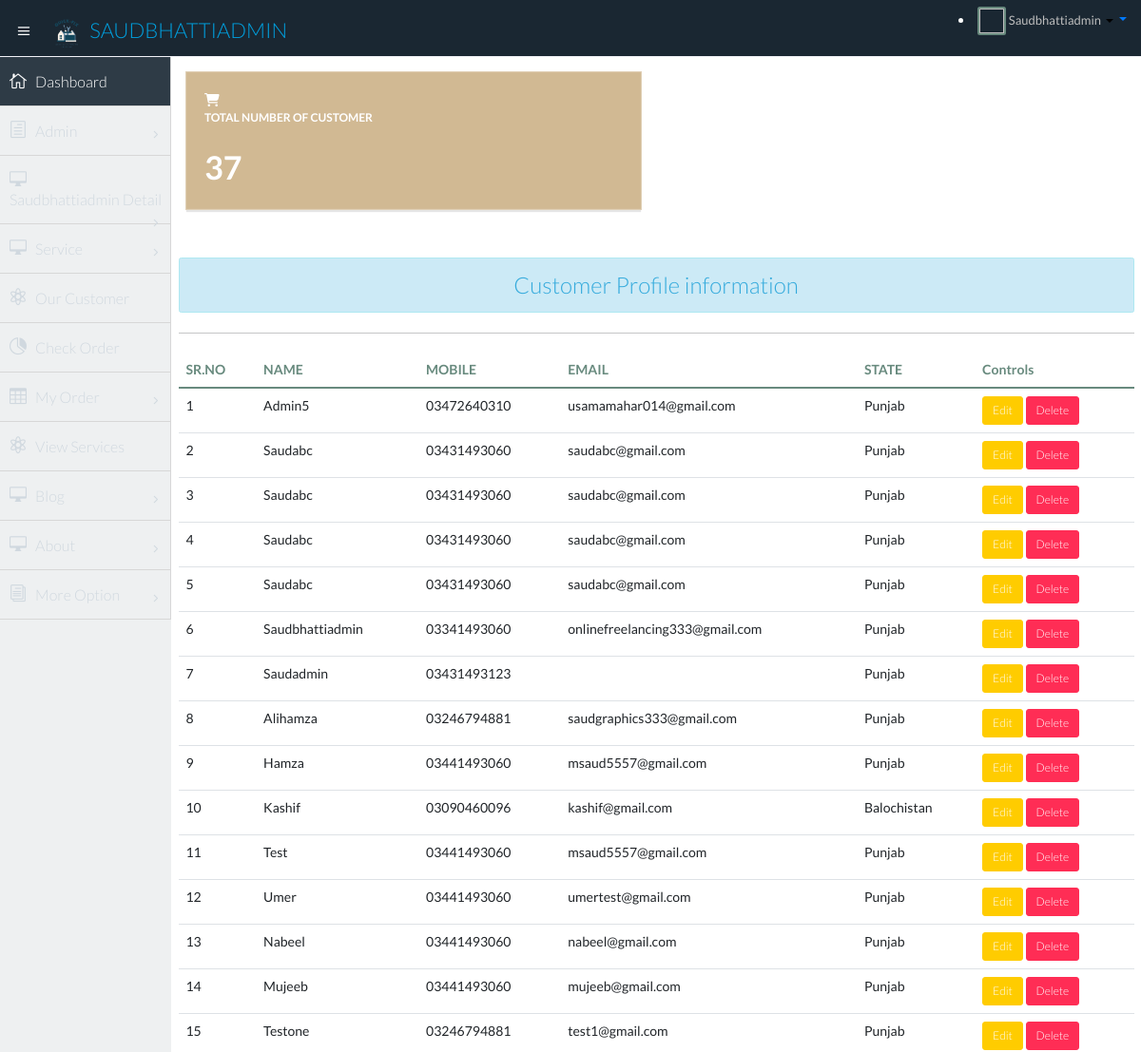
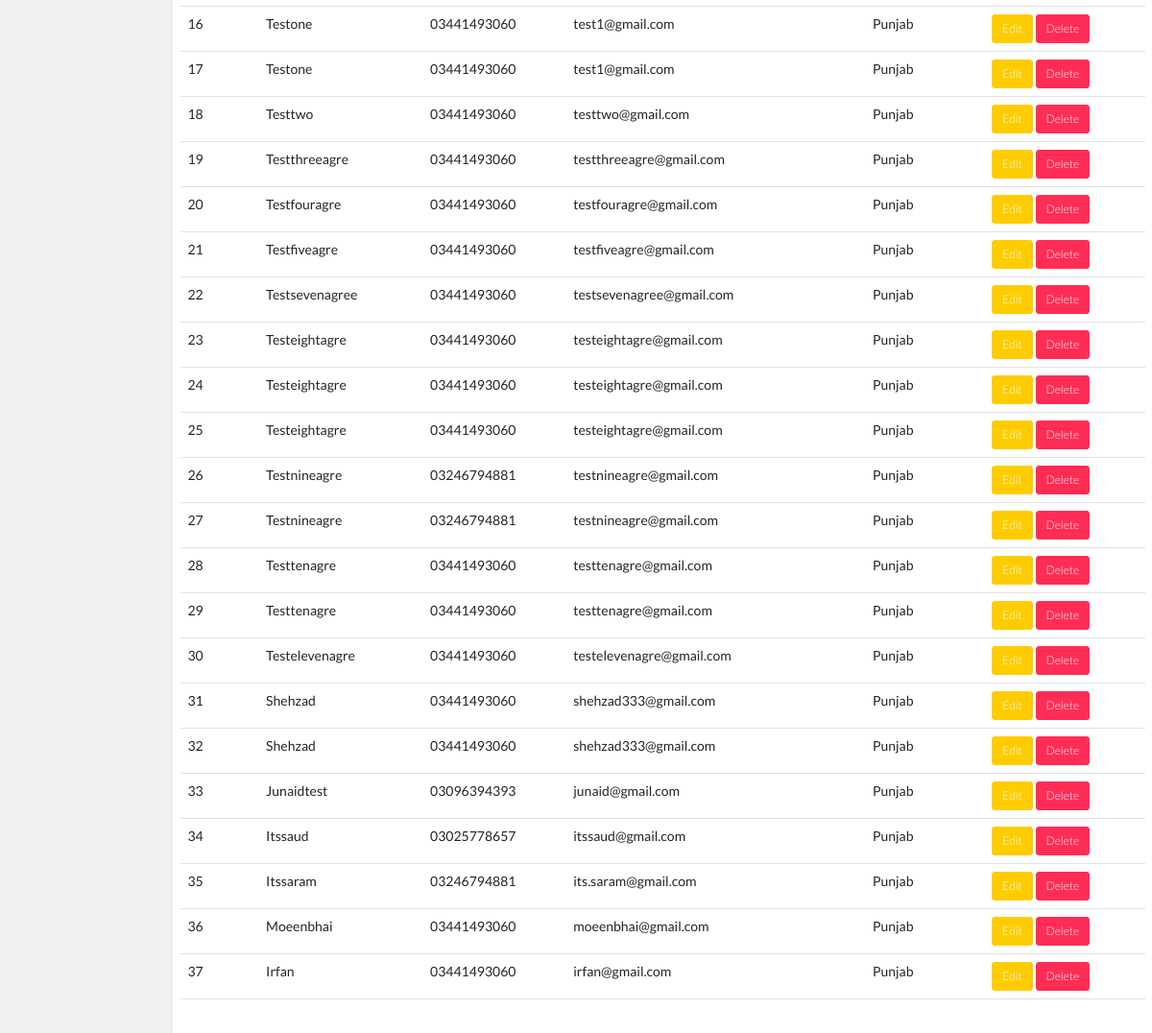
The page /adminviewcutomer/ (signed in) on the database its author committed (2 pictures, top to bottom).
### app/models.py (models this page shows, shortened)
class Customer(models.Model):
    user = models.ForeignKey(User ,on_delete=models.CASCADE)
    name = models.CharField(max_length=200)
    mobile = models.CharField(max_length=11 ,null=True, blank=True,validators=[pnumber])
    whatsapp_no =models.CharField(max_length=11,null=True, blank=True ,validators=[pnumber])
    phone_no = models.CharField(max_length=11,null=True, blank=True,validators=[pnumber])
    Address = models.CharField(max_length=200)
    Cnic=models.CharField(max_length=13, null=True, blank=True,validators=[rgcnic])
    postelcode = models.CharField(max_length=5,null=True, blank=True, validators=[rgpost])
    city = models.CharField(max_length=70,null=True, blank=True, validators=[rgname])
    state = models.CharField(choices=state_choice, max_length=200)
    email = models.EmailField(max_length=200)
    customer_image1 = models.ImageField(upload_to='productimg')

### app/views.py (the view)
# urls.py: path('adminviewcutomer/', views.adminviewcutomer, name="adminviewcutomer"),
@login_required
def adminviewcutomer(request):
    customer = Customer.objects.all()
    customers = Customer.objects.count()
    take_order=OrderPlaced.objects.annotate(Count('id')).count()
    return render(request, 'app/adminviewcutomer.html', {'form':  customer,'take_order':take_order, 'customers': customers })

### app/templates/app/adminviewcutomer.html (shortened to what this page needs)
{% extends 'app/dashbase.html' %}
{% load static %}
{% block main-content %}
 <section id="main-content">
    <section class="wrapper">
      <div class="row">
        <div class="col-lg-6 col-md-3 col-sm-12 col-xs-12">
          <div class="info-box brown-bg">
            <i class="fa fa-shopping-cart"></i>
            <div class="title">Total Number Of Customer</div>
            <div class="count">{{customers}}</div>
          </div>
        </div>
        </div>
        <div class="row">
          <div class="col-lg-12 col-md-12 bg-white" >
 <div class="row  ">
  <div class="">
   <h3 class="text-center  alert alert-info">Customer Profile information</h3>
   <hr>
{% if form%}
   <table class="table table-hover">
    <thead>
      <tr>
        <th scope="col">SR.NO</th>
        <th scope="col">NAME</th>
        <th scope="col">MOBILE</th>
        <th scope="col">EMAIL</th>
        <th scope="col">STATE</th>
        <th scope="col">Controls</th>
      </tr>
    </thead>
    <tbody>
    {%for st in form%}
      <tr>
        <td >{{forloop.counter}}</td>
         <td scope="row" class="text-capitalize">{{st.name}}</td>
         <td class="text-capitalize">{{st.mobile}}</td>
         <td class="">{{st.email}}</td>
         <td class="text-capitalize">{{st.state}}</td>
         <td>
       <a href="{% url 'updatecustomerbyadmin' st.id%}" class="btn btn-warning btn-sm">Edit</a>
       <form action="{% url 'delcustomeredit'  st.id%}" method="POST" class="d-inline">
       <input  type="submit" value="Delete" class="btn btn-danger btn-sm">
      </form>
    </td>
      </tr>
    {%endfor%}
    </tbody>
  </table>
    {%else%}
      <h4 class="text-center alert alert-danger">NO Record Found!!</h4>
{%endif%}
  </div>
</div>
</div>
</div>
</section>
</section>
{% endblock main-content %}

### app/templates/app/dashbase.html (shortened to what this page needs)
<!DOCTYPE html>
<html lang="en">
{% load static%}
<head>
    <link href="https://cdn.jsdelivr.net/npm/bootstrap@5.0.0-beta1/dist/css/bootstrap.min.css" rel="stylesheet">
    <link rel="stylesheet" href="{% static 'app/css/owl.carousel.min.css' %}">
    <link rel="stylesheet" href="{% static 'app/css/all.min.css' %}">
    <link rel="stylesheet" href="{% static 'app/css/style.css' %}">
  <link href="{% static 'css1/bootstrap.min.css'%}" rel="stylesheet">
  <link href="{% static 'css1/bootstrap-theme.css'%}" rel="stylesheet">
  <link href="{% static 'css1/elegant-icons-style.css'%}" rel="stylesheet" />
  <link href="{% static 'css1/font-awesome.min.css'%}" rel="stylesheet" />
  <link href="{% static 'assets/fullcalendar/fullcalendar/bootstrap-fullcalendar.css'%}" rel="stylesheet" />
  <link href="{% static 'assets/fullcalendar/fullcalendar/fullcalendar.css'%}" rel="stylesheet" />
  <link href="{% static 'assets/jquery-easy-pie-chart/jquery.easy-pie-chart.css1'%}" rel="stylesheet" type="text/css1" media="screen" />
  <link rel="stylesheet" href="{% static 'css1/owl.carousel.css'%}" type="text/css1">
  <link href="{% static  'css1/jquery-jvectormap-1.2.2.css'%}" rel="stylesheet">
  <link rel="stylesheet" href="{% static 'css1/fullcalendar.css' %}">
  <link href="{% static 'css1/widgets.css' %}" rel="stylesheet">
  <link href="{% static 'css1/style.css' %}" rel="stylesheet">
  <link href="{% static 'css1/style-responsive.css' %}" rel="stylesheet">
  <link href="{% static 'css1/xcharts.min.css' %}" rel=" stylesheet">
  <link href="{% static 'css1/jquery-ui-1.10.4.min.css' %}" rel="stylesheet">
</head>
<body class="bg-white text-dark">
<section id="container" class="">
  <header class="header dark-bg">
    <div class="toggle-nav">
      <div class="icon-reorder tooltips" data-original-title="Toggle Navigation" data-placement="bottom"><i class="icon_menu"></i></div>
    </div>
    <a href="" class="logo"><img src="{% static 'img/LOGOQF.png' %}" class="img-fluid   img-rounded" height="40px" width="40px" alt="logo"> <span class="lite">{{request.user}}</span></a>
    <div class="top-nav notification-row">
        <li class="dropdown">
          <a data-toggle="dropdown" class="dropdown-toggle" href="">
                          <span class="profile-ava">
                            <img alt="" class="rounded" height="30px" width="30px" src=" {{customer_img.customer_image1.url}}">
                          </span>
                          <span class="username text-capitalize">{{request.user}}</span>
                          <b class="caret"></b>
                      </a>
            {%if perms.ADMIN%}
            </li>
          {%endif%}
    </div>
  </header>
  <aside >
    <div id="sidebar" class="nav-collapse ">
      <ul class="sidebar-menu">
        <li class="active">
          <a class="" href="{% url 'count' %}">
                        <i class="icon_house_alt"></i>
                        <span>Dashboard</span>
                    </a>
        </li>
      {%if perms.ADMIN%}
         <li class="sub-menu">
          <a href="javascript:;" class="">
                        <i class="icon_document_alt"></i>
                        <span>Admin</span>
                         <span class="menu-arrow arrow_carrot-right"></span>
                    </a>
        </li>
      {%endif%}
        <li class="sub-menu">
          <a href="javascript:;" class="">
                        <i class="icon_desktop"></i>
                        <span class="text-capitalize">{{request.user}} Detail</span>
                        <span class="menu-arrow arrow_carrot-right"></span>
                    </a>
        </li>
        <li class="sub-menu">
            <a href="javascript:;" class="">
                          <i class="icon_desktop"></i>
                          <span>Service</span>
                           <span class="menu-arrow arrow_carrot-right"></span>
                      </a>
          </li>
      {%if perms.ADMIN%}
      <li>
        <a class="" href="{% url 'adminviewcutomer'%}">
                      <i class="icon_genius"></i>
                      <span>Our Customer</span>
                  </a>
      </li>
        <li>
          <a class="" href="{%url 'orderadmin'%}">
                        <i class="icon_piechart"></i>
                        <span>Check Order</span>
                    </a>
        </li>
        {%endif%}
        <li class="sub-menu">
          <a href="javascript:;" class="">
                        <i class="icon_table"></i>
                        <span>My Order</span>
                         <span class="menu-arrow arrow_carrot-right"></span>
                    </a>
        </li>
        <li>
            <a class="" href="{% url 'viewserviescustomerdash'%}">
                          <i class="icon_genius"></i>
                          <span>View Services</span>
                      </a>
          </li>
  {%if perms.ADMIN%}
  <li class="sub-menu">
    <a href="javascript:;" class="">
                  <i class="icon_desktop"></i>
                  <span>Blog</span>
                  <span class="menu-arrow arrow_carrot-right"></span>
              </a>
  </li>
  <li class="sub-menu">
    <a href="javascript:;" class="">
                  <i class="icon_desktop"></i>
                  <span>About</span>
                   <span class="menu-arrow arrow_carrot-right"></span>
              </a>
  </li>
  {%endif%}
        <li class="sub-menu">
          <a href="javascript:;" class="">
                        <i class="icon_documents_alt"></i>
                        <span class="text-capitalize">More Option</span>
                        <span class="menu-arrow arrow_carrot-right"></span>
                    </a>
        </li>
      </ul>
    </div>
  </aside>
  {% block main-content %} {% endblock main-content %}
</section>
</body>
</html>

### rows shown on the page
Customer: name "Admin5", mobile "03472640310", email "usamamahar014@gmail.com", state "Punjab"
Customer: name "Saudabc", mobile "03431493060", email "saudabc@gmail.com", state "Punjab"
Customer: name "Saudabc", mobile "03431493060", email "saudabc@gmail.com", state "Punjab"
Customer: name "Saudabc", mobile "03431493060", email "saudabc@gmail.com", state "Punjab"
Customer: name "Saudabc", mobile "03431493060", email "saudabc@gmail.com", state "Punjab"
Customer: name "Saudbhattiadmin", mobile "03341493060", email "onlinefreelancing333@gmail.com", state "Punjab"
Customer: name "Saudadmin", mobile "03431493123", state "Punjab"
Customer: name "Alihamza", mobile "03246794881", email "saudgraphics333@gmail.com", state "Punjab"
Customer: name "Hamza", mobile "03441493060", email "msaud5557@gmail.com", state "Punjab"
Customer: name "Kashif", mobile "03090460096", email "kashif@gmail.com", state "Balochistan"
Customer: name "Test", mobile "03441493060", email "msaud5557@gmail.com", state "Punjab"
Customer: name "Umer", mobile "03441493060", email "umertest@gmail.com", state "Punjab"
Customer: name "Nabeel", mobile "03441493060", email "nabeel@gmail.com", state "Punjab"
Customer: name "Mujeeb", mobile "03441493060", email "mujeeb@gmail.com", state "Punjab"
Customer: name "Testone", mobile "03246794881", email "test1@gmail.com", state "Punjab"
Customer: name "Testone", mobile "03441493060", email "test1@gmail.com", state "Punjab"
Customer: name "Testone", mobile "03441493060", email "test1@gmail.com", state "Punjab"
Customer: name "Testtwo", mobile "03441493060", email "testtwo@gmail.com", state "Punjab"
Customer: name "Testthreeagre", mobile "03441493060", email "testthreeagre@gmail.com", state "Punjab"
Customer: name "Testfouragre", mobile "03441493060", email "testfouragre@gmail.com", state "Punjab"
Customer: name "Testfiveagre", mobile "03441493060", email "testfiveagre@gmail.com", state "Punjab"
Customer: name "Testsevenagree", mobile "03441493060", email "testsevenagree@gmail.com", state "Punjab"
Customer: name "Testeightagre", mobile "03441493060", email "testeightagre@gmail.com", state "Punjab"
Customer: name "Testeightagre", mobile "03441493060", email "testeightagre@gmail.com", state "Punjab"
Customer: name "Testeightagre", mobile "03441493060", email "testeightagre@gmail.com", state "Punjab"
Customer: name "Testnineagre", mobile "03246794881", email "testnineagre@gmail.com", state "Punjab"
Customer: name "Testnineagre", mobile "03246794881", email "testnineagre@gmail.com", state "Punjab"
Customer: name "Testtenagre", mobile "03441493060", email "testtenagre@gmail.com", state "Punjab"
Customer: name "Testtenagre", mobile "03441493060", email "testtenagre@gmail.com", state "Punjab"
Customer: name "Testelevenagre", mobile "03441493060", email "testelevenagre@gmail.com", state "Punjab"
Customer: name "Shehzad", mobile "03441493060", email "shehzad333@gmail.com", state "Punjab"
Customer: name "Shehzad", mobile "03441493060", email "shehzad333@gmail.com", state "Punjab"
Customer: name "Junaidtest", mobile "03096394393", email "junaid@gmail.com", state "Punjab"
Customer: name "Itssaud", mobile "03025778657", email "itssaud@gmail.com", state "Punjab"
Customer: name "Itssaram", mobile "03246794881", email "its.saram@gmail.com", state "Punjab"
Customer: name "Moeenbhai", mobile "03441493060", email "moeenbhai@gmail.com", state "Punjab"
Customer: name "Irfan", mobile "03441493060", email "irfan@gmail.com", state "Punjab"

### other values the page prints
{{ request.user }} "SAUDBHATTIADMIN"
{{ request.user }} "Saudbhattiadmin"
{{ customers }} "37"
